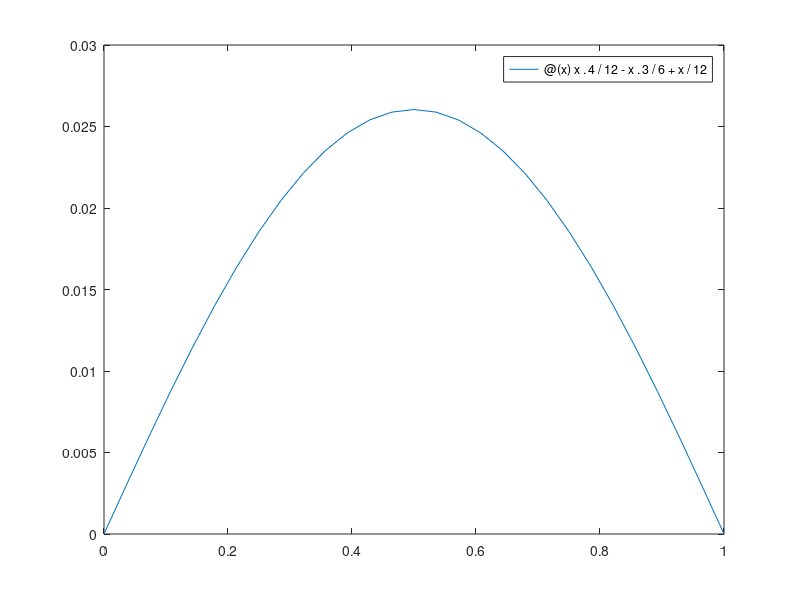

Reproduce this figure in MATLAB. (Note: this script raises an error after producing the figure.)
clc; clear all; close all

u_exact = @(x) x.^4 / 12 - x.^3 / 6 + x / 12;
fplot(u_exact, [0,1]);
hold on;  

N = 20; h = 1/N;
x = linspace(h, 1-h, N-1)'; 
b = u_exact(x);
A = (N^2)*(diag(2*ones(N-1, 1),0) - diag(ones(N-2,1),1) - diag(ones(N-2,1),-1));
[L,U,P] = lu(A);
y = subs_directe(L,b);
u = subs_retrograde(U,y);

plot(x, u, 'or');
legend('u_{exacte}','u_{i}')
saveas(gcf,'ex2_uexact','epsc')